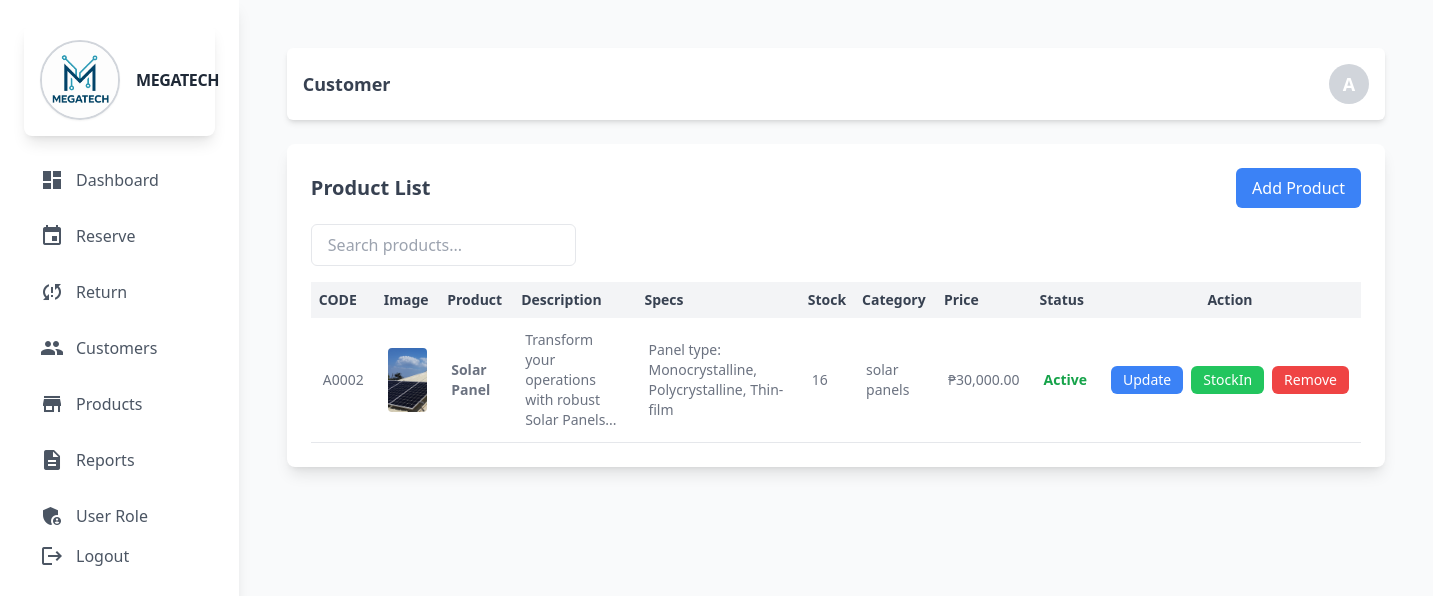
The page /admin/product.php (signed in) on the database as committed earlier.
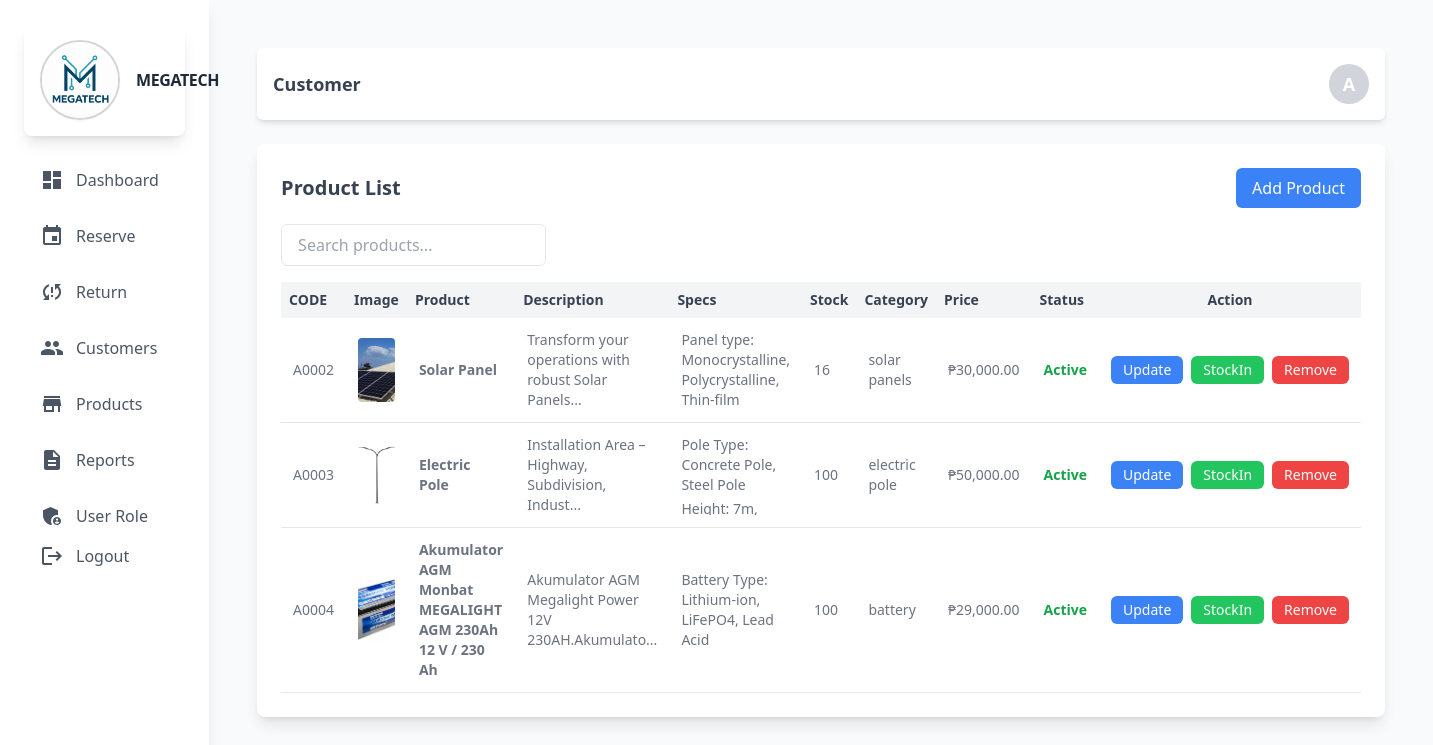
The same page on the database as committed later.
### tables this page shows
CREATE TABLE `product` (
  `prod_id` int(11) NOT NULL,
  `prod_code` varchar(60) NOT NULL,
  `prod_name` varchar(60) NOT NULL,
  `prod_description` text NOT NULL,
  `prod_specs` longtext NOT NULL CHECK (json_valid(`prod_specs`)),
  `prod_stocks` int(11) NOT NULL,
  `prod_category_id` int(11) NOT NULL,
  `prod_price` decimal(10,2) NOT NULL,
  `prod_critical` int(11) NOT NULL,
  `prod_status` int(11) NOT NULL COMMENT '0=unactive,1=active',
  `prod_image` varchar(255) NOT NULL,
  `prod_added` datetime NOT NULL
);

CREATE TABLE `category` (
  `category_id` int(11) NOT NULL,
  `category_name` varchar(60) NOT NULL,
  `category_description` text DEFAULT NULL,
  `status` int(11) NOT NULL DEFAULT 1 COMMENT '0=InActive 1=Active'
);

### admin/backend/db.php (called while the page is built, shortened)
<?php
class db_connect
{
    public $host = db_host;
    public $user = db_user;
    public $pass = db_pass;
    public $name = db_name;
    public function connect()
    {
        try {
            $this->conn = new mysqli($this->host, $this->user, $this->pass, $this->name);
        } catch (\Throwable $th) {
            header("Location:setup.php");
        }
    }
}

### admin/backend/class.php (called while the page is built, shortened)
<?php
include ('db.php');
class global_class extends db_connect
{
public function fetch_all_product(){
        $query = $this->conn->prepare("SELECT *
        FROM `product`
        LEFT JOIN category
        ON product.prod_category_id = category.category_id
        where prod_status='1'
        ");
        if ($query->execute()) {
            $result = $query->get_result();
            return $result;
        }
    }
}
?>

### admin/product.php (the view, shortened to what the changed rows need)
<?php
include "components/header.php";
?>
<div class="flex justify-between items-center bg-white p-4 mb-6 rounded-md shadow-md">
    <h2 class="text-lg font-semibold text-gray-700">Customer</h2>
</div>
<div class="bg-white rounded-lg shadow-lg p-6">
    <div class="overflow-x-auto">
        <table id="userTable" class="display table-auto w-full text-sm text-left text-gray-500 dark:text-gray-400">
            <thead class="bg-gray-100 text-gray-700">
                <tr>
                    <th class="p-2">CODE</th>
                    <th class="p-2">Image</th>
                    <th class="p-2">Product</th>
                    <th class="p-2">Description</th>
                    <th class="p-2">Specs</th>
                    <th class="p-2">Stock</th>
                    <th class="p-2">Category</th>
                    <th class="p-2">Price</th>
                    <th class="p-2">Status</th>
                    <th class="p-2 text-center">Action</th>
                </tr>
            </thead>
            <tbody>
                <?php include "backend/end-points/product_list.php" ?>
            </tbody>
        </table>
    </div>
</div>
<?php include "components/footer.php";?>

### admin/backend/end-points/product_list.php
<?php
$fetch_all_product = $db->fetch_all_product();
if ($fetch_all_product->num_rows > 0) {
    foreach ($fetch_all_product as $product):
        $status = ($product['prod_status'] > 0) ? "Active" : "Not Active";
        $image_path = !empty($product['prod_image']) ? "../upload/{$product['prod_image']}" : 'images/default.png';
        $specs_html = '';
        $decoded_specs = [];
        if (!empty($product['prod_specs'])) {
            $decoded_specs = json_decode($product['prod_specs'], true);
            if (is_array($decoded_specs)) {
                foreach ($decoded_specs as $spec) {
                    $spec_name = htmlspecialchars($spec['Specs'] ?? '');
                    $spec_value = htmlspecialchars($spec['value'] ?? '');
                    $specs_html .= "<div><span class='font-medium'>$spec_name:</span> <span>$spec_value</span></div>";
                }
            } else {
                $specs_html = '<span class="text-gray-500 italic">Invalid specs</span>';
            }
        } else {
            $specs_html = '<span class="text-gray-400 italic">No specs</span>';
        }
        $specs_json = htmlspecialchars(json_encode($decoded_specs), ENT_QUOTES, 'UTF-8');
?>
<tr class="border-b">
    <td class="p-3"><?= htmlspecialchars($product['prod_code']) ?></td>
    <td class="p-3">
        <img src="<?= $image_path ?>" alt="<?= htmlspecialchars($product['prod_name']) ?>" class="w-16 h-16 object-cover rounded">
    </td>
    <td class="p-3 font-semibold"><?= htmlspecialchars($product['prod_name']) ?></td>
    <td class="p-3 text-sm">
        <?= strlen($product['prod_description']) > 50 ? htmlspecialchars(substr($product['prod_description'], 0, 50)) . '...' : htmlspecialchars($product['prod_description']) ?>
    </td>
    <td class="p-3 text-sm">
     <div class="space-y-1 max-h-[80px] overflow-y-auto">
            <?= $specs_html ?>
        </div>
    </td>
    <td class="p-3"><?= $product['prod_stocks'] ?></td>
    <td class="p-3"><?= htmlspecialchars($product['category_name']) ?></td>
    <td class="p-3">₱<?= number_format($product['prod_price'], 2) ?></td>
    <td class="p-3">
        <span class="<?= $product['prod_status'] > 0 ? 'text-green-600 font-semibold' : 'text-red-500 italic' ?>">
            <?= $status ?>
        </span>
    </td>
    <td class="p-3 text-center">
        <div class="flex flex-col sm:flex-row justify-center items-center space-y-1 sm:space-y-0 sm:space-x-2">
            <button class="bg-blue-500 text-white py-1 px-3 rounded-md text-sm updateProductToggler"
                data-prod_id="<?= $product['prod_id'] ?>"
                data-prod_code="<?= htmlspecialchars($product['prod_code']) ?>"
                data-prod_name="<?= htmlspecialchars($product['prod_name']) ?>"
                data-prod_price="<?= $product['prod_price'] ?>"
                data-prod_stocks="<?= $product['prod_stocks'] ?>"
                data-prod_category_id="<?= $product['prod_category_id'] ?>"
                data-prod_critical="<?= $product['prod_critical'] ?>"
                data-prod_description="<?= htmlspecialchars($product['prod_description']) ?>"
                data-prod_specs="<?= $specs_json ?>"
            >
                Update
            </button>
            <button class="bg-green-500 text-white py-1 px-3 rounded-md text-sm stockInToggler"
                data-prod_stocks="<?= $product['prod_stocks'] ?>"
                data-prod_id="<?= $product['prod_id'] ?>"
                data-prod_name="<?= htmlspecialchars($product['prod_name']) ?>"
            >
                StockIn
            </button>
            <button class="bg-red-500 text-white py-1 px-3 rounded-md text-sm togglerRemoveProduct"
                data-prod_id="<?= $product['prod_id'] ?>"
                data-prod_name="<?= htmlspecialchars($product['prod_name']) ?>"
            >
                Remove
            </button>
        </div>
    </td>
</tr>
<?php
    endforeach;
} else { ?>
<tr>
    <td colspan="10" class="p-4 text-center text-gray-500 italic">No Product Found.</td>
</tr>
<?php } ?>

Rows that differ between the two databases and show on the page:
added product: prod_code "A0003", prod_image (picture), prod_name "Electric Pole", prod_description "Installation Area – Highway, Subdivision, Indust", spec_name "Pole Type", spec_value "Concrete Pole, Steel Pole", spec_name "Height", spec_value "7m,…", prod_stocks "100", category.category_name "electric pole", prod_price "50,000.00", prod_status "Active"
added product: prod_code "A0004", prod_image (picture), prod_name "Akumulator AGM Monbat MEGALIGHT AGM 230Ah 12 V / 230 Ah", prod_description "Akumulator AGM Megalight Power 12V 230AH.Akumulato", spec_name "Battery Type", spec_value "Lithium-ion, LiFePO4, Lead Acid", prod_stocks "100", category.category_name "battery", prod_price "29,000.00", prod_status "Active"
